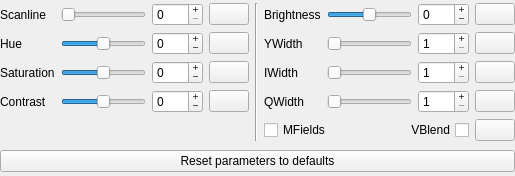
<?xml version="1.0" encoding="UTF-8"?>
<ui version="4.0">
 <class>wdgNTSCBisqwitFilter</class>
 <widget class="QWidget" name="wdgNTSCBisqwitFilter">
  <property name="geometry">
   <rect>
    <x>0</x>
    <y>0</y>
    <width>515</width>
    <height>176</height>
   </rect>
  </property>
  <property name="maximumSize">
   <size>
    <width>16777215</width>
    <height>176</height>
   </size>
  </property>
  <property name="windowTitle">
   <string notr="true">wdgNTSCBisqwitFilter</string>
  </property>
  <layout class="QVBoxLayout" name="verticalLayout_wdgNTSCBisqwitFilter">
   <property name="leftMargin">
    <number>0</number>
   </property>
   <property name="topMargin">
    <number>0</number>
   </property>
   <property name="rightMargin">
    <number>0</number>
   </property>
   <property name="bottomMargin">
    <number>0</number>
   </property>
   <item>
    <layout class="QGridLayout" name="gridLayout_parameters">
     <item row="1" column="1">
      <widget class="QSlider" name="horizontalSlider_Hue">
       <property name="minimum">
        <number>-100</number>
       </property>
       <property name="maximum">
        <number>100</number>
       </property>
       <property name="orientation">
        <enum>Qt::Horizontal</enum>
       </property>
      </widget>
     </item>
     <item row="3" column="0">
      <widget class="QLabel" name="label_Contrast">
       <property name="text">
        <string>Contrast</string>
       </property>
       <property name="alignment">
        <set>Qt::AlignLeading|Qt::AlignLeft|Qt::AlignVCenter</set>
       </property>
      </widget>
     </item>
     <item row="3" column="6">
      <widget class="QSlider" name="horizontalSlider_QWidth">
       <property name="minimum">
        <number>1</number>
       </property>
       <property name="maximum">
        <number>50</number>
       </property>
       <property name="orientation">
        <enum>Qt::Horizontal</enum>
       </property>
      </widget>
     </item>
     <item row="1" column="8">
      <widget class="QPushButton" name="pushButton_YWidth">
       <property name="text">
        <string notr="true"/>
       </property>
       <property name="icon">
        <iconset resource="resources.qrc">
         <normaloff>:/icon/icons/default.svgz</normaloff>:/icon/icons/default.svgz</iconset>
       </property>
      </widget>
     </item>
     <item row="1" column="0">
      <widget class="QLabel" name="label_Hue">
       <property name="text">
        <string>Hue</string>
       </property>
       <property name="alignment">
        <set>Qt::AlignLeading|Qt::AlignLeft|Qt::AlignVCenter</set>
       </property>
      </widget>
     </item>
     <item row="0" column="2">
      <widget class="QSpinBox" name="spinBox_Scanline">
       <property name="buttonSymbols">
        <enum>QAbstractSpinBox::PlusMinus</enum>
       </property>
       <property name="maximum">
        <number>100</number>
       </property>
      </widget>
     </item>
     <item row="0" column="7">
      <widget class="QSpinBox" name="spinBox_Brightness">
       <property name="buttonSymbols">
        <enum>QAbstractSpinBox::PlusMinus</enum>
       </property>
       <property name="minimum">
        <number>-100</number>
       </property>
       <property name="maximum">
        <number>100</number>
       </property>
      </widget>
     </item>
     <item row="2" column="6">
      <widget class="QSlider" name="horizontalSlider_IWidth">
       <property name="minimum">
        <number>1</number>
       </property>
       <property name="maximum">
        <number>50</number>
       </property>
       <property name="orientation">
        <enum>Qt::Horizontal</enum>
       </property>
      </widget>
     </item>
     <item row="1" column="7">
      <widget class="QSpinBox" name="spinBox_YWidth">
       <property name="buttonSymbols">
        <enum>QAbstractSpinBox::PlusMinus</enum>
       </property>
       <property name="minimum">
        <number>1</number>
       </property>
       <property name="maximum">
        <number>50</number>
       </property>
      </widget>
     </item>
     <item row="3" column="5">
      <widget class="QLabel" name="label_QWidth">
       <property name="text">
        <string>QWidth</string>
       </property>
       <property name="alignment">
        <set>Qt::AlignLeading|Qt::AlignLeft|Qt::AlignVCenter</set>
       </property>
      </widget>
     </item>
     <item row="2" column="1">
      <widget class="QSlider" name="horizontalSlider_Saturation">
       <property name="minimum">
        <number>-100</number>
       </property>
       <property name="maximum">
        <number>100</number>
       </property>
       <property name="orientation">
        <enum>Qt::Horizontal</enum>
       </property>
      </widget>
     </item>
     <item row="0" column="0">
      <widget class="QLabel" name="label_Scanline">
       <property name="text">
        <string>Scanline</string>
       </property>
       <property name="alignment">
        <set>Qt::AlignLeading|Qt::AlignLeft|Qt::AlignVCenter</set>
       </property>
      </widget>
     </item>
     <item row="3" column="7">
      <widget class="QSpinBox" name="spinBox_QWidth">
       <property name="buttonSymbols">
        <enum>QAbstractSpinBox::PlusMinus</enum>
       </property>
       <property name="minimum">
        <number>1</number>
       </property>
       <property name="maximum">
        <number>50</number>
       </property>
      </widget>
     </item>
     <item row="0" column="8">
      <widget class="QPushButton" name="pushButton_Brightness">
       <property name="text">
        <string notr="true"/>
       </property>
       <property name="icon">
        <iconset resource="resources.qrc">
         <normaloff>:/icon/icons/default.svgz</normaloff>:/icon/icons/default.svgz</iconset>
       </property>
      </widget>
     </item>
     <item row="1" column="6">
      <widget class="QSlider" name="horizontalSlider_YWidth">
       <property name="minimum">
        <number>1</number>
       </property>
       <property name="maximum">
        <number>50</number>
       </property>
       <property name="orientation">
        <enum>Qt::Horizontal</enum>
       </property>
      </widget>
     </item>
     <item row="3" column="3">
      <widget class="QPushButton" name="pushButton_Contrast">
       <property name="text">
        <string notr="true"/>
       </property>
       <property name="icon">
        <iconset resource="resources.qrc">
         <normaloff>:/icon/icons/default.svgz</normaloff>:/icon/icons/default.svgz</iconset>
       </property>
      </widget>
     </item>
     <item row="1" column="5">
      <widget class="QLabel" name="label_YWidth">
       <property name="text">
        <string>YWidth</string>
       </property>
       <property name="alignment">
        <set>Qt::AlignLeading|Qt::AlignLeft|Qt::AlignVCenter</set>
       </property>
      </widget>
     </item>
     <item row="0" column="6">
      <widget class="QSlider" name="horizontalSlider_Brightness">
       <property name="minimum">
        <number>-100</number>
       </property>
       <property name="maximum">
        <number>100</number>
       </property>
       <property name="orientation">
        <enum>Qt::Horizontal</enum>
       </property>
      </widget>
     </item>
     <item row="2" column="5">
      <widget class="QLabel" name="label_IWidth">
       <property name="text">
        <string>IWidth</string>
       </property>
       <property name="alignment">
        <set>Qt::AlignLeading|Qt::AlignLeft|Qt::AlignVCenter</set>
       </property>
      </widget>
     </item>
     <item row="2" column="2">
      <widget class="QSpinBox" name="spinBox_Saturation">
       <property name="buttonSymbols">
        <enum>QAbstractSpinBox::PlusMinus</enum>
       </property>
       <property name="minimum">
        <number>-100</number>
       </property>
       <property name="maximum">
        <number>100</number>
       </property>
      </widget>
     </item>
     <item row="1" column="2">
      <widget class="QSpinBox" name="spinBox_Hue">
       <property name="buttonSymbols">
        <enum>QAbstractSpinBox::PlusMinus</enum>
       </property>
       <property name="minimum">
        <number>-100</number>
       </property>
       <property name="maximum">
        <number>100</number>
       </property>
      </widget>
     </item>
     <item row="2" column="8">
      <widget class="QPushButton" name="pushButton_IWidth">
       <property name="text">
        <string notr="true"/>
       </property>
       <property name="icon">
        <iconset resource="resources.qrc">
         <normaloff>:/icon/icons/default.svgz</normaloff>:/icon/icons/default.svgz</iconset>
       </property>
      </widget>
     </item>
     <item row="0" column="1">
      <widget class="QSlider" name="horizontalSlider_Scanline">
       <property name="maximum">
        <number>100</number>
       </property>
       <property name="orientation">
        <enum>Qt::Horizontal</enum>
       </property>
      </widget>
     </item>
     <item row="0" column="4" rowspan="5">
      <widget class="Line" name="line">
       <property name="orientation">
        <enum>Qt::Vertical</enum>
       </property>
      </widget>
     </item>
     <item row="3" column="2">
      <widget class="QSpinBox" name="spinBox_Contrast">
       <property name="buttonSymbols">
        <enum>QAbstractSpinBox::PlusMinus</enum>
       </property>
       <property name="minimum">
        <number>-100</number>
       </property>
       <property name="maximum">
        <number>100</number>
       </property>
      </widget>
     </item>
     <item row="3" column="1">
      <widget class="QSlider" name="horizontalSlider_Contrast">
       <property name="minimum">
        <number>-100</number>
       </property>
       <property name="maximum">
        <number>100</number>
       </property>
       <property name="orientation">
        <enum>Qt::Horizontal</enum>
       </property>
      </widget>
     </item>
     <item row="2" column="0">
      <widget class="QLabel" name="label_Saturation">
       <property name="text">
        <string>Saturation</string>
       </property>
       <property name="alignment">
        <set>Qt::AlignLeading|Qt::AlignLeft|Qt::AlignVCenter</set>
       </property>
      </widget>
     </item>
     <item row="3" column="8">
      <widget class="QPushButton" name="pushButton_QWidth">
       <property name="text">
        <string notr="true"/>
       </property>
       <property name="icon">
        <iconset resource="resources.qrc">
         <normaloff>:/icon/icons/default.svgz</normaloff>:/icon/icons/default.svgz</iconset>
       </property>
      </widget>
     </item>
     <item row="2" column="3">
      <widget class="QPushButton" name="pushButton_Saturation">
       <property name="text">
        <string notr="true"/>
       </property>
       <property name="icon">
        <iconset resource="resources.qrc">
         <normaloff>:/icon/icons/default.svgz</normaloff>:/icon/icons/default.svgz</iconset>
       </property>
      </widget>
     </item>
     <item row="1" column="3">
      <widget class="QPushButton" name="pushButton_Hue">
       <property name="text">
        <string notr="true"/>
       </property>
       <property name="icon">
        <iconset resource="resources.qrc">
         <normaloff>:/icon/icons/default.svgz</normaloff>:/icon/icons/default.svgz</iconset>
       </property>
      </widget>
     </item>
     <item row="0" column="5">
      <widget class="QLabel" name="label_Brightness">
       <property name="text">
        <string>Brightness</string>
       </property>
       <property name="alignment">
        <set>Qt::AlignLeading|Qt::AlignLeft|Qt::AlignVCenter</set>
       </property>
      </widget>
     </item>
     <item row="2" column="7">
      <widget class="QSpinBox" name="spinBox_IWidth">
       <property name="buttonSymbols">
        <enum>QAbstractSpinBox::PlusMinus</enum>
       </property>
       <property name="minimum">
        <number>1</number>
       </property>
       <property name="maximum">
        <number>50</number>
       </property>
      </widget>
     </item>
     <item row="4" column="8">
      <widget class="QPushButton" name="pushButton_MFields_VBlend">
       <property name="text">
        <string notr="true"/>
       </property>
       <property name="icon">
        <iconset resource="resources.qrc">
         <normaloff>:/icon/icons/default.svgz</normaloff>:/icon/icons/default.svgz</iconset>
       </property>
      </widget>
     </item>
     <item row="0" column="3">
      <widget class="QPushButton" name="pushButton_Scanline">
       <property name="text">
        <string notr="true"/>
       </property>
       <property name="icon">
        <iconset resource="resources.qrc">
         <normaloff>:/icon/icons/default.svgz</normaloff>:/icon/icons/default.svgz</iconset>
       </property>
      </widget>
     </item>
     <item row="4" column="5" colspan="3">
      <layout class="QHBoxLayout" name="horizontalLayout_MV">
       <item>
        <widget class="QCheckBox" name="checkBox_Merge_Fields">
         <property name="text">
          <string>MFields</string>
         </property>
        </widget>
       </item>
       <item>
        <widget class="QCheckBox" name="checkBox_Vertical_Blend">
         <property name="layoutDirection">
          <enum>Qt::RightToLeft</enum>
         </property>
         <property name="text">
          <string>VBlend</string>
         </property>
        </widget>
       </item>
      </layout>
     </item>
    </layout>
   </item>
   <item>
    <widget class="QPushButton" name="pushButton_NTSC_Parameters_reset">
     <property name="text">
      <string>Reset parameters to defaults</string>
     </property>
     <property name="icon">
      <iconset resource="resources.qrc">
       <normaloff>:/icon/icons/overscan_default.svgz</normaloff>:/icon/icons/overscan_default.svgz</iconset>
     </property>
    </widget>
   </item>
  </layout>
 </widget>
 <tabstops>
  <tabstop>horizontalSlider_Scanline</tabstop>
  <tabstop>spinBox_Scanline</tabstop>
  <tabstop>pushButton_Scanline</tabstop>
  <tabstop>horizontalSlider_Hue</tabstop>
  <tabstop>spinBox_Hue</tabstop>
  <tabstop>pushButton_Hue</tabstop>
  <tabstop>horizontalSlider_Saturation</tabstop>
  <tabstop>spinBox_Saturation</tabstop>
  <tabstop>pushButton_Saturation</tabstop>
  <tabstop>horizontalSlider_Contrast</tabstop>
  <tabstop>spinBox_Contrast</tabstop>
  <tabstop>pushButton_Contrast</tabstop>
  <tabstop>horizontalSlider_Brightness</tabstop>
  <tabstop>spinBox_Brightness</tabstop>
  <tabstop>pushButton_Brightness</tabstop>
  <tabstop>horizontalSlider_YWidth</tabstop>
  <tabstop>spinBox_YWidth</tabstop>
  <tabstop>pushButton_YWidth</tabstop>
  <tabstop>horizontalSlider_IWidth</tabstop>
  <tabstop>spinBox_IWidth</tabstop>
  <tabstop>pushButton_IWidth</tabstop>
  <tabstop>horizontalSlider_QWidth</tabstop>
  <tabstop>spinBox_QWidth</tabstop>
  <tabstop>pushButton_QWidth</tabstop>
  <tabstop>checkBox_Merge_Fields</tabstop>
  <tabstop>checkBox_Vertical_Blend</tabstop>
  <tabstop>pushButton_MFields_VBlend</tabstop>
  <tabstop>pushButton_NTSC_Parameters_reset</tabstop>
 </tabstops>
 <resources>
  <include location="resources.qrc"/>
 </resources>
 <connections/>
</ui>
